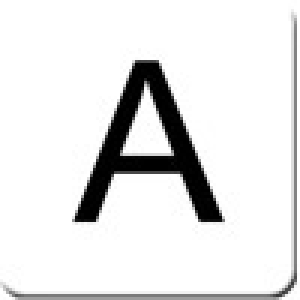
%> input picture ASL_training_testing/alphabet/a.jpg, 100 x 100 px (shown 3 times larger)
$ octave --eval "result = findEdgeMapCentroid(imread('../ASL_training_testing/alphabet/a.jpg'));"   (GNU Octave 9; MATLAB toolbox functions it lacks are replaced by stand-ins)
%> lines starting %> are read from the running program, lines starting %| are printed output that depends on the picture
function [result,centroid] = findEdgeMapCentroid(img)

    a = regionprops(img,'Centroid');
%> a = 255 regions; first 5, Centroid: [51.7 49.3 2], [50.9 50.4 2], [51.5 49.7 2], [46.5 49.2 2], [49.8 47.8 2]
    centroid = a.Centroid;
%> centroid = [51.72 49.26 2]
   %figure; imshow(img); hold on; plot(centroid(1),centroid(2),'x');
    img_dilated = imdilate(img,strel('square',3));
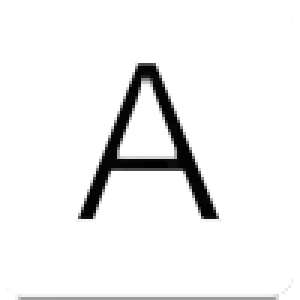
%> img_dilated: size 100x100x3 uint8 (shown 3 times larger); min 0, max 255, mean 239.9
    img_eroded = imerode(img,strel('square',3));
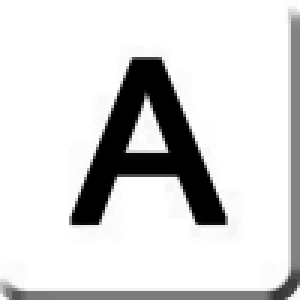
%> img_eroded: size 100x100x3 uint8 (shown 3 times larger); min 0, max 255, mean 215.4
    result = img_dilated-img_eroded;
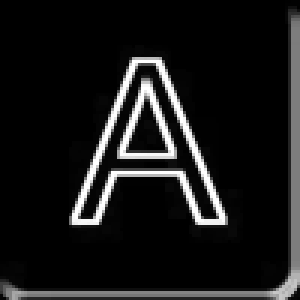
%> result: size 100x100x3 uint8 (shown 3 times larger); min 0, max 255, mean 24.4
end

$ run again, on ASL_training_testing/alphabet/full.jpg
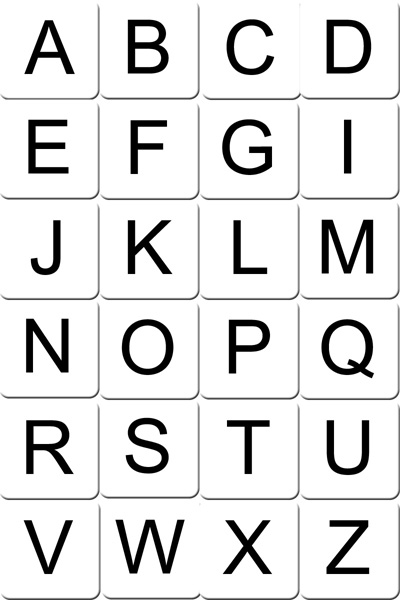
%> input picture ASL_training_testing/alphabet/full.jpg, 400 x 600 px
%> a = 255 regions; first 5, Centroid: [199.7 307.6 2], [195 318.1 2], [197.7 321.7 2], [192 312.1 2], [202.4 297.4 2]
%> centroid = [199.7 307.6 2]
%> in findEdgeMapCentroid, `img_eroded = imerode(img,strel('square',3));`:
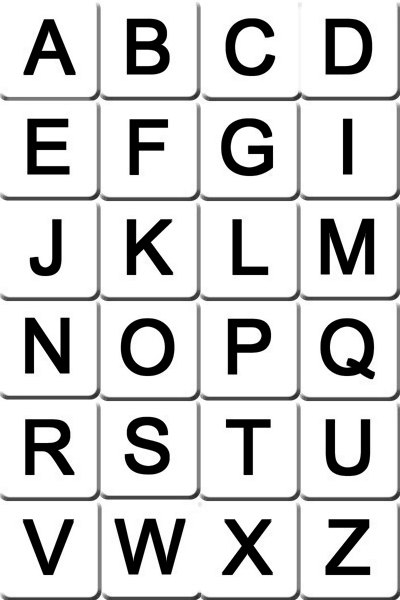
%> img_eroded: size 600x400x3 uint8; min 0, max 255, mean 212.1
%> in findEdgeMapCentroid, `result = img_dilated-img_eroded;`:
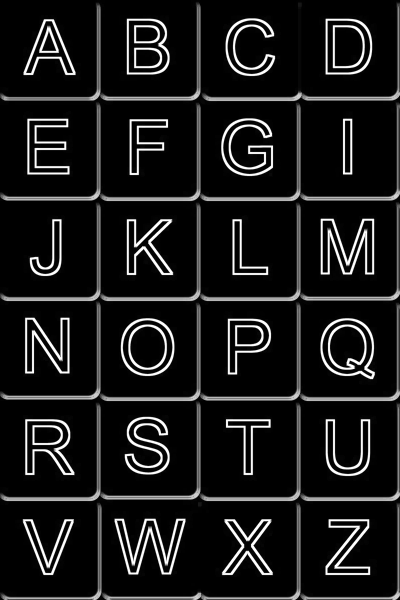
%> result: size 600x400x3 uint8; min 0, max 255, mean 26.6
